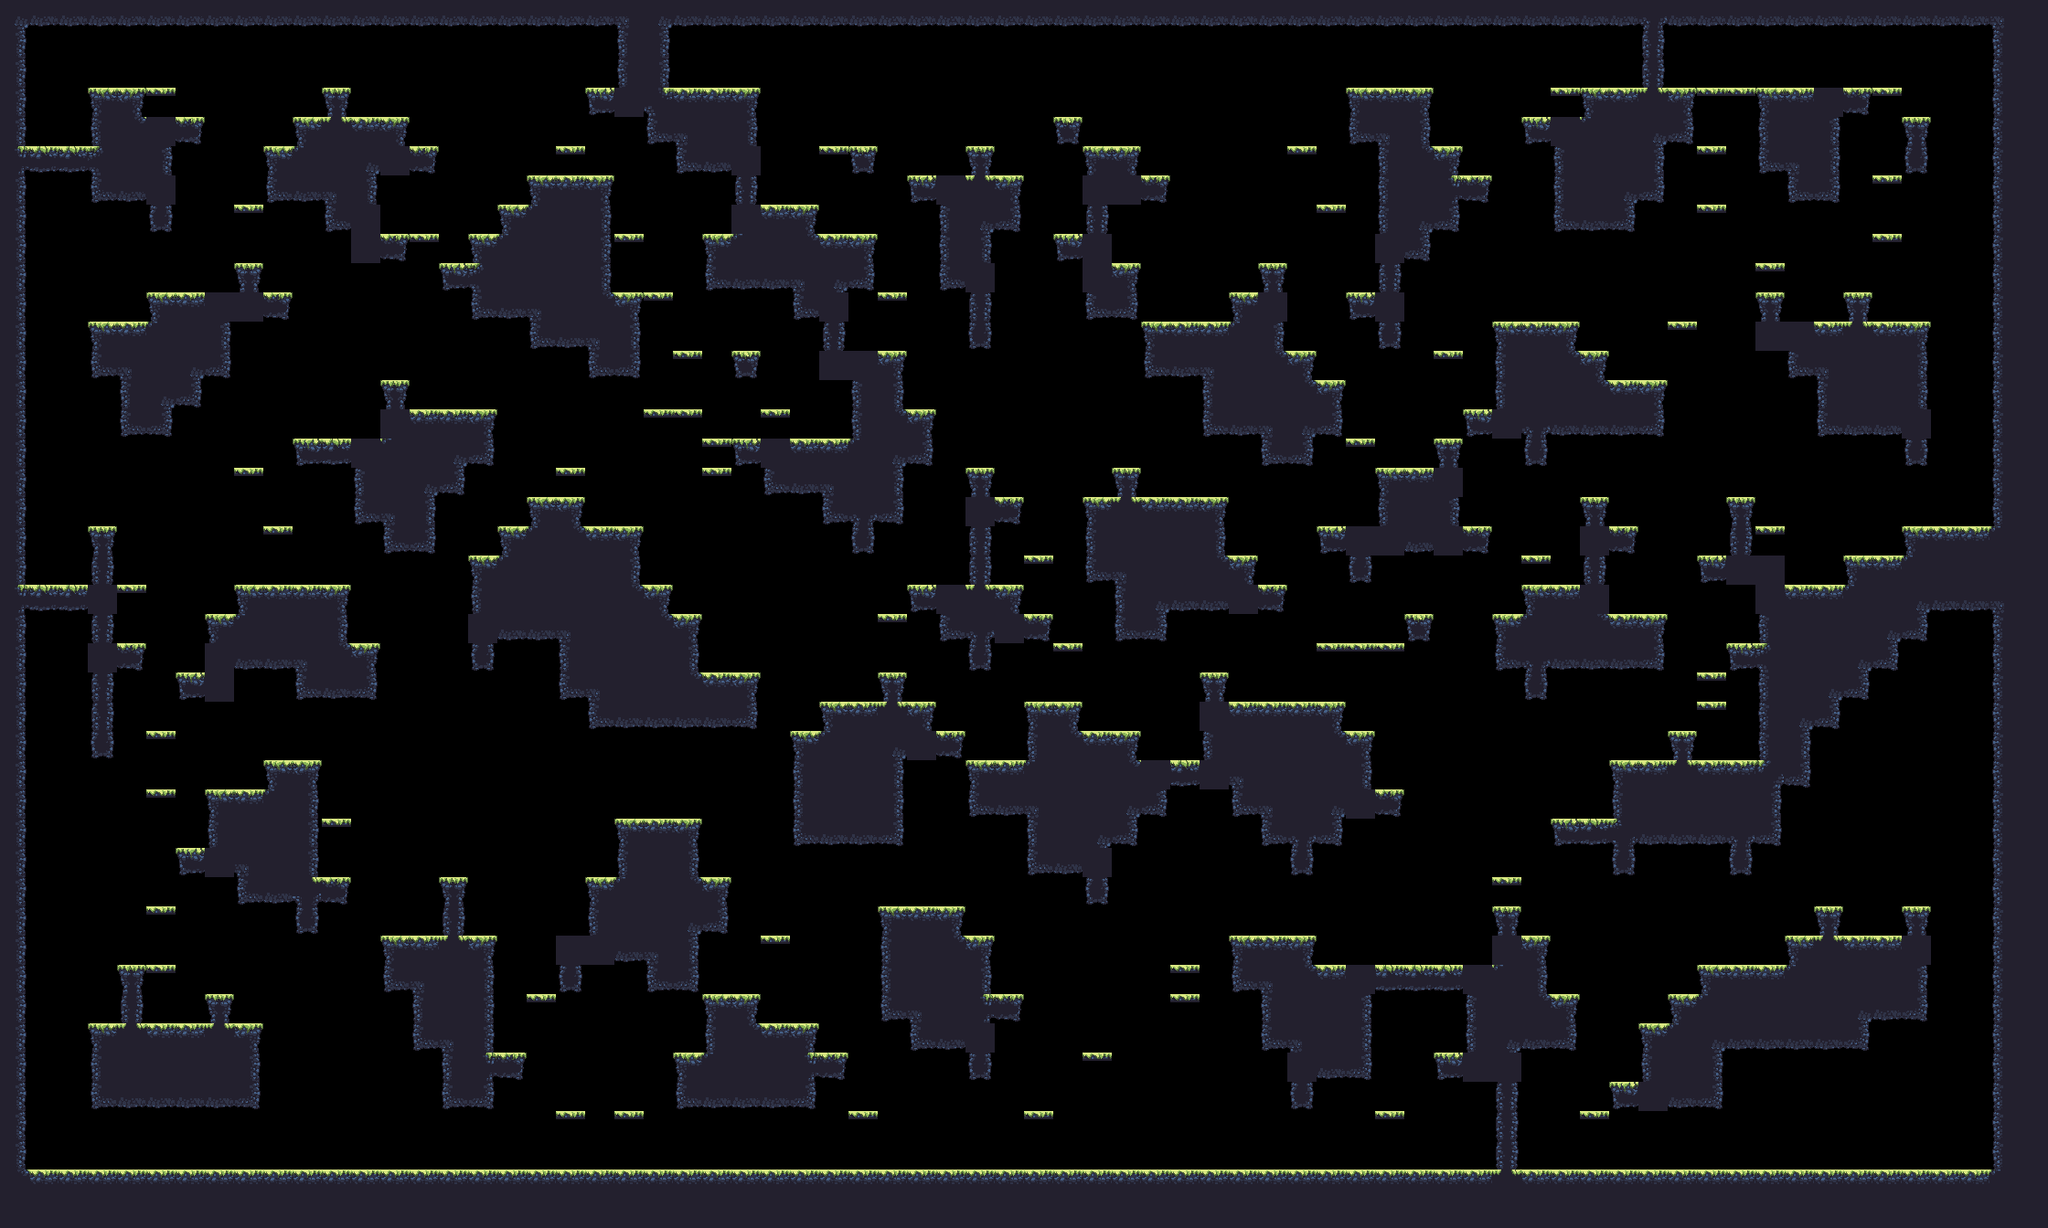

This game map was drawn from its Tiled (.tmx) file and the tilesets committed beside it. A one-line description and the trimmed map source follow:
An orthogonal 70x42 tile map with 32x32 px tiles, 1 tile layer (main) and 17 objects (9x spawn, spawnPlayer0, spawnCrown0, spawnPlayer1, spawnCrown1, ...).

<map compressionlevel="0" height="42" infinite="0" nextlayerid="3" nextobjectid="4" orientation="orthogonal" renderorder="right-down" tiledversion="1.3.2" tileheight="32" tilewidth="32" version="1.2" width="70">
 <tileset firstgid="1" source="forest_summer_tile_set.tsx" />
 <layer height="42" id="1" name="main" width="70">
  <data>[2940 cells, 1212 non-empty, 29 distinct tile ids]</data>
 </layer>
 <objectgroup id="2" name="objects"><object id="1" name="spawnPlayer0" x="64" y="112.0" /><object id="2" name="spawnCrown0" x="64" y="112.0" /><object id="3" name="spawnPlayer1" x="2048" y="272.0" /><object id="4" name="spawnCrown1" x="2080" y="80.0" /><object id="5" name="spawnPlayer2" x="64" y="1232.0" /><object id="6" name="spawnCrown2" x="96" y="1072.0" /><object id="7" name="spawnPlayer3" x="2080" y="1232.0" /><object id="8" name="spawnCrown3" x="2112" y="1232.0" /><object id="9" name="spawn" x="2112" y="80.0" /><object id="10" name="spawn" x="672" y="848.0" /><object id="11" name="spawn" x="1728" y="1232.0" /><object id="12" name="spawn" x="608" y="1232.0" /><object id="13" name="spawn" x="1184" y="1232.0" /><object id="14" name="spawn" x="1664" y="304.0" /><object id="15" name="spawn" x="288" y="784.0" /><object id="16" name="spawn" x="2048" y="560.0" /><object id="17" name="spawn" x="1664" y="80.0" /></objectgroup></map>
